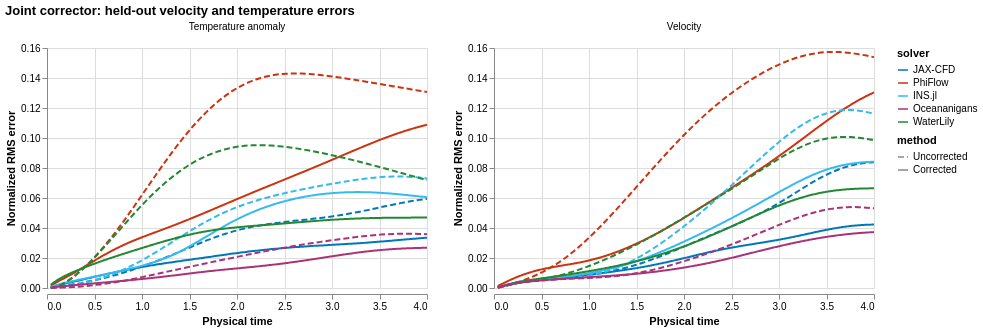

The Vega-Lite source for this figure:
### Vega-Lite specification from a JSON file in a GitHub repository (floating-point values rounded to 4 significant figures; data arrays with more than 128 entries replaced by an {"elided": "..."} marker saying what was removed)
{"config": {"view": {"continuousWidth": 300, "continuousHeight": 300}}, "data": {"name": "data-ef4b5f4f6a0733bfcd1b3378ded45252"}, "facet": {"column": {"field": "field", "title": null, "type": "nominal"}}, "spec": {"mark": {"type": "line"}, "encoding": {"color": {"field": "solver", "scale": {"domain": ["JAX-CFD", "PhiFlow", "INS.jl", "Oceananigans", "WaterLily"], "range": ["#0077BB", "#CC3311", "#33BBEE", "#AA3377", "#228833"]}, "type": "nominal"}, "strokeDash": {"field": "method", "scale": {"domain": ["Uncorrected", "Corrected"], "range": [[6, 3], [1, 0]]}, "type": "nominal"}, "tooltip": [{"field": "solver", "type": "nominal"}, {"field": "method", "type": "nominal"}, {"field": "field", "type": "nominal"}, {"field": "time", "type": "quantitative"}, {"field": "error", "format": ".5g", "type": "quantitative"}], "x": {"field": "time", "title": "Physical time", "type": "quantitative"}, "y": {"field": "error", "scale": {"zero": true}, "title": "Normalized RMS error", "type": "quantitative"}}, "height": 240, "width": 380}, "resolve": {"scale": {"y": "independent"}}, "title": "Joint corrector: held-out velocity and temperature errors", "$schema": "https://vega.github.io/schema/vega-lite/v6.4.1.json", "datasets": {"data-ef4b5f4f6a0733bfcd1b3378ded45252": {"elided": "2000 records"}}, "usermeta": {"renderer": "svg"}}
